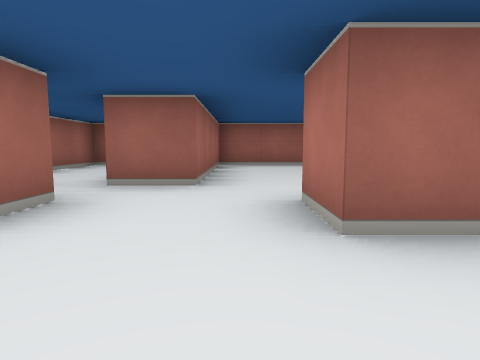
View 1 (above)

13 first-person views from a walk through a cub3D ray-caster map. The camera is about half as high as the walls, tilts 6° down and sees 75° across. The floor is counted in squares. Each view is taken from the middle of a square. On the plan, view 1 faces up. The plan holds only what a view shows up to about 9 squares ahead; the rest is blank.

View 2
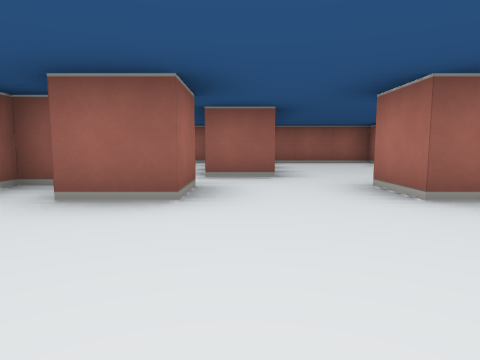

View 3
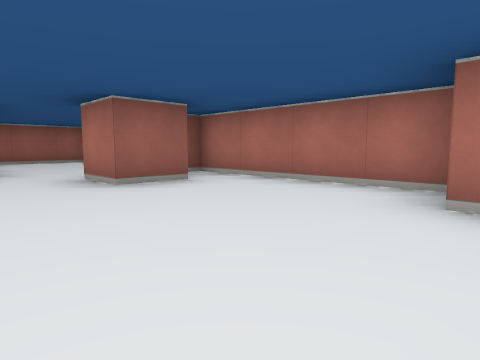

View 4
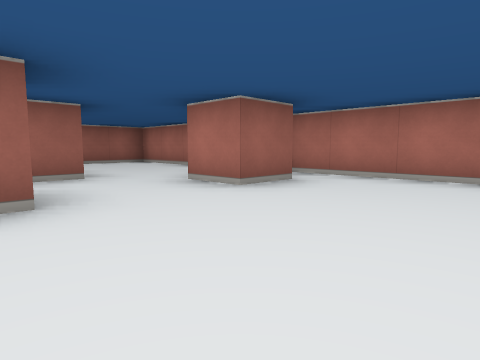

View 5
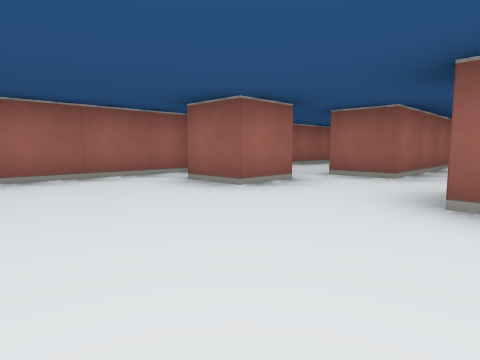

View 6
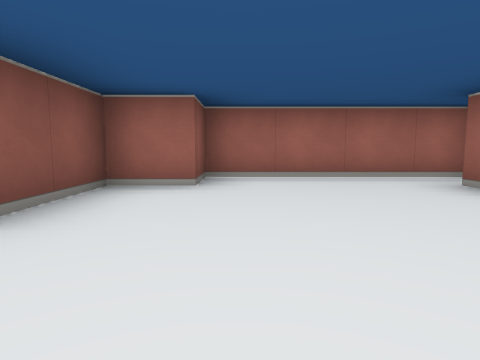

View 7
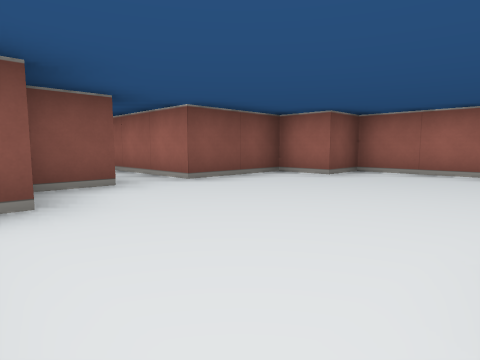

View 8
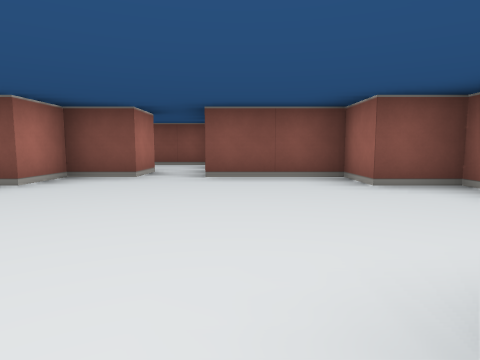

View 9
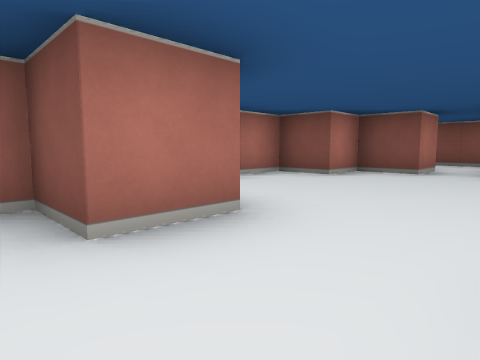

View 10
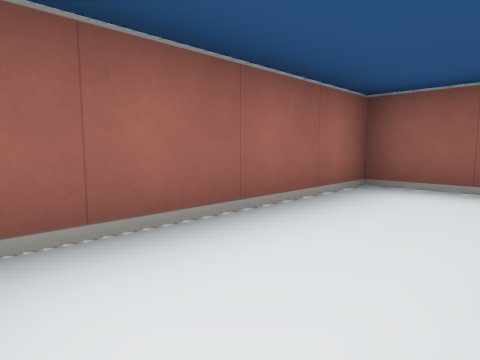

View 11
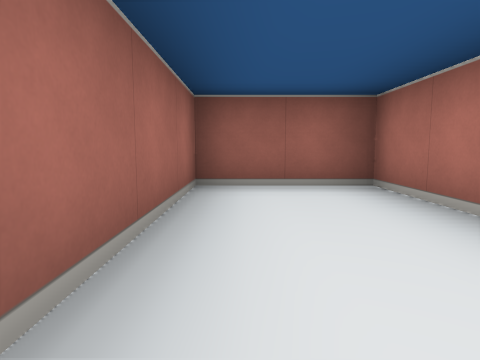

View 12
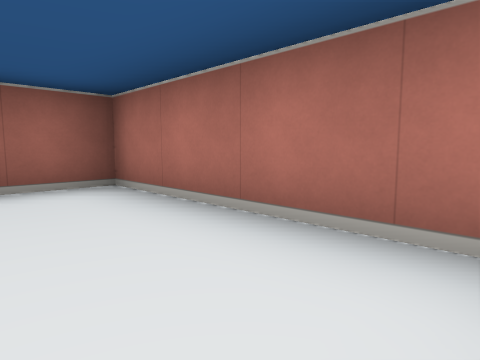

View 13
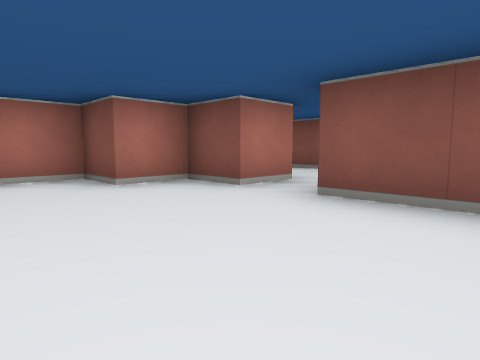

### Floor plan
Ten units are one square. View 1 is at (0, 0); x grows to the right and y downward. Boxes are objects, and circles mark ways between rooms. Rooms are numbered by the first view taken in them; rooms with no view inside come last. Other rooms are left out.
<svg viewBox="-40 -80 70 115">
<path fill="none" stroke="#000" d="M-15 -26 -15 -15 -25 -15M5 25 15 25 15 15 25 15 25 -25M16 -15 5 -15 5 -25M-30 -25 -35 -25 -35 15 -25 15 -25 25 -5 25M-5 -35 -15 -35M-15 -59 -15 -75 -35 -75 -35 -41M25 -41 25 -75 -5 -75 -5 -35M5 -25 15 -25"/>
<circle cx="-20" cy="-30" r="3" fill="#2a7"/>
<circle cx="0" cy="-40" r="3" fill="#2a7"/>
<text x="-10" y="0">1</text>
<text x="-30" y="-60">2</text>
<text x="10" y="-60">3</text>
</svg>
Room 1 opens to room 2. Room 1 opens to room 3.

Where each view was taken, in squares from view 1:
view 1: 0 up, 0 right, facing up
view 2: 1 down, 1 left, facing up
view 3: 2 down, 1 left, facing up-right
view 4: 1 down, 2 left, facing up-right
view 5: 1 down, 1 right, facing up-left
view 6: 1 down, 1 right, facing left
view 7: 1 up, 2 right, facing down-left
view 8: 2 up, 1 left, facing down
view 9: 3 up, 1 left, facing down-right
view 10: 4 up, 2 left, facing up-left
view 11: 4 up, 3 left, facing up
view 12: 4 up, 1 right, facing up-right
view 13: 0 up, 2 left, facing down-right
